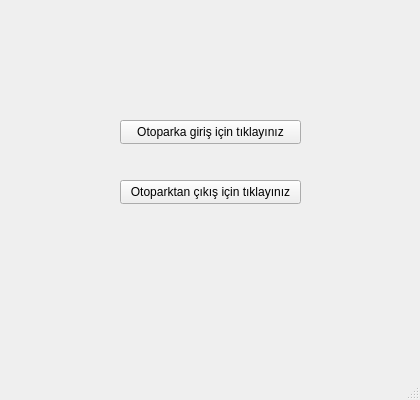
<?xml version="1.0" encoding="UTF-8"?>
<ui version="4.0">
 <class>Navigation</class>
 <widget class="QMainWindow" name="Navigation">
  <property name="geometry">
   <rect>
    <x>0</x>
    <y>0</y>
    <width>420</width>
    <height>400</height>
   </rect>
  </property>
  <property name="windowTitle">
   <string>MainWindow</string>
  </property>
  <widget class="QWidget" name="centralwidget">
   <widget class="QPushButton" name="pushButton_giris">
    <property name="geometry">
     <rect>
      <x>120</x>
      <y>120</y>
      <width>181</width>
      <height>24</height>
     </rect>
    </property>
    <property name="text">
     <string>Otoparka giriş için tıklayınız</string>
    </property>
   </widget>
   <widget class="QPushButton" name="pushButton_cikis">
    <property name="geometry">
     <rect>
      <x>120</x>
      <y>180</y>
      <width>181</width>
      <height>24</height>
     </rect>
    </property>
    <property name="text">
     <string>Otoparktan çıkış için tıklayınız</string>
    </property>
   </widget>
  </widget>
  <widget class="QMenuBar" name="menubar">
   <property name="geometry">
    <rect>
     <x>0</x>
     <y>0</y>
     <width>420</width>
     <height>21</height>
    </rect>
   </property>
  </widget>
  <widget class="QStatusBar" name="statusbar"/>
 </widget>
 <resources/>
 <connections/>
</ui>
